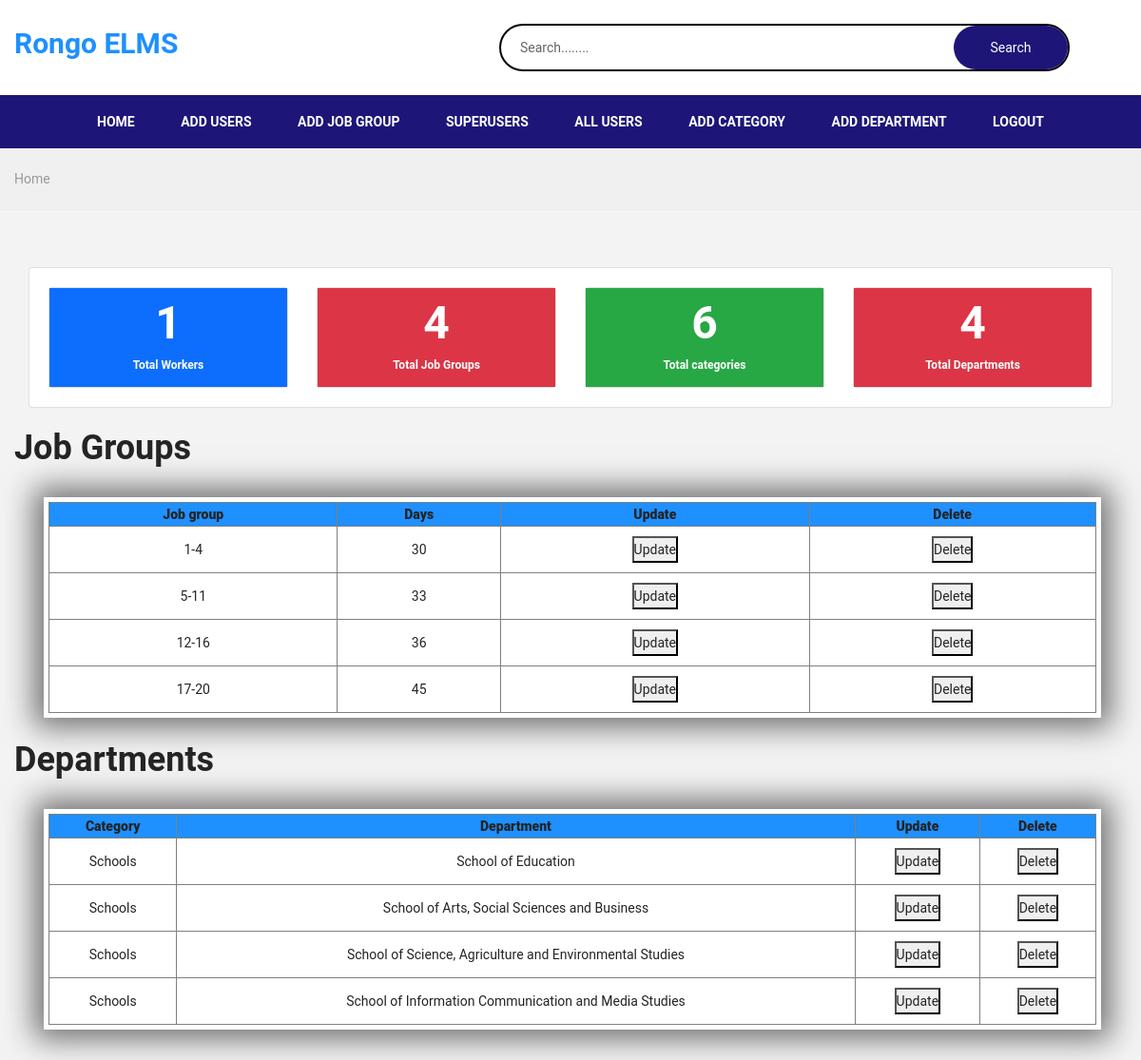
The app's page /home (signed in) with its own data.
### app/models.py (models this page shows, shortened)
class jobGroup(models.Model):
    jobgroup = models.CharField(max_length=10)
    leaveDays = models.PositiveBigIntegerField()

class Department(models.Model):
    category = models.ForeignKey(Category, on_delete=models.CASCADE)
    department = models.CharField(max_length=200)

class Category(models.Model):
    category = models.CharField(max_length=200)
    def __str__(self):
        return self.category

### app/views.py (the view)
# urls.py: path('home', views.Home, name='home'),
@login_required(login_url='/')
def Home(request):
    q = request.GET.get('q') if request.GET.get('q') != None else ''
    user = Worker.objects.filter(
        Q(username__icontains=q) |
        Q(name__icontains=q) |
        Q(email__icontains=q)
    )
    users = user.count()
    all_users = Worker.objects.all()
    job_group = jobGroup.objects.all()
    job_groups = job_group.count
    worker = Worker.objects.all()
    workers = worker.count()
    category = Category.objects.all()
    category_count = category.count()
    department = Department.objects.all()
    departments = department.count
    context = {
        'workers':workers,
        'all_users':all_users,
        'user':user,
        'users':users,
        'category_count':category_count,
        'departments':departments,
        'department':department,
        'job_groups':job_groups,
        'job_group':job_group,
        }
    return render(request, 'app/addUser/home.html', context)

### app/templates/app/addUser/home.html (shortened to what this page needs)
{% load static %}
<!doctype html>
<html class="no-js" lang="en">
<head>
    <link rel="stylesheet" href="{% static 'css/plugins.css' %}">
    <link rel="stylesheet" href="{% static 'css/style.css' %}">
    <link rel="stylesheet" href="{% static 'css/custom.css' %}">
    <link rel="stylesheet" href="{% static 'css/admin1.css' %}">
</head>
<body>
    <header>
        <div class="main_header">
            <div class="header_middle">
                <div class="container">
                    <div class="row align-items-center">
                        <div class="col-lg-3 col-md-6">
                            <div class="logo">
                                <a href="{% url 'home' %}"><h3 style="color: dodgerblue">Rongo ELMS</h3></a>
                            </div>
                        </div>
                        <div class="col-lg-9 col-md-6">
                            <div class="middel_right">
                                <div class="search_container">
                                   <form action="{% url 'search' %}" method="GET">
                                        <div class="search_box">
                                            <input name="q" placeholder="Search........" type="text" required>
                                            <button type="submit">Search</button>
                                        </div>
                                    </form>
                                </div>
                            </div>
                        </div>
                    </div>
                </div>
            </div>
            <div class="main_menu_area">
                <div class="container">
                    <div class="row justify-content-center">
                        <div class="col-lg-12 col-md-12">
                            <div style="text-align: center;" class="main_menu menu_position">
                                <nav>
                                    <ul>
                                        <li><a href="{% url 'home' %}">home</a></li>
                                        <li><a href="{% url 'add_user' %}"> Add Users</a></li>
                                        <li><a href="{% url 'jobgroup' %}">Add Job Group</a></li>
                                        <li><a href="{% url 'super_user' %}">Superusers</a></li>
                                        <li><a href="{% url 'all_users' %}"> All Users</a></li>
                                        <li><a href="{% url 'add_category' %}">Add Category</a></li>
                                        <li><a href="{% url 'add_department' %}">Add Department</a></li>
                                        <li><a href="{% url 'logout' %}">LogOut</a></li>
                                    </ul>
                                </nav>
                            </div>
                        </div>
                    </div>
                </div>
            </div>
        </div>
    </header>
    <div class="breadcrumbs_area">
        <div class="container">
            <div class="row">
                <div class="col-12">
                    <div class="breadcrumb_content">
                        <ul>
                            <li><a href="{% url 'home' %}">home</a></li>
                        </ul>
                    </div>
                </div>
            </div>
        </div>
    </div>
    <section class="pt-60 pb-30 gray-bg">
    <div class="container">
    <div class="page-wrapper">
        <div class="container-fluid">
            <div class="row">
                <div class="col-12">
                    <div class="card">
                        <div class="card-body">
                            <div class="row">
                                <div class="col-md-6 col-lg-3 col-xlg-3">
                                    <div class="card card-hover">
                                        <div class="p-2 bg-primary text-center">
                                            <h1 class="font-light text-white">{{workers}}</h1>
                                            <h6 class="text-white">Total Workers</h6>
                                        </div>
                                    </div>
                                </div>
                                <div class="col-md-6 col-lg-3 col-xlg-3">
                                    <div class="card card-hover">
                                        <div class="p-2 bg-danger text-center">
                                            <h1 class="font-light text-white">{{job_groups}}</h1>
                                            <h6 class="text-white">Total Job Groups</h6>
                                        </div>
                                    </div>
                                </div>
                                <div class="col-md-6 col-lg-3 col-xlg-3">
                                    <div class="card card-hover">
                                        <div class="p-2 bg-success text-center">
                                            <h1 class="font-light text-white">{{category_count}}</h1>
                                            <h6 class="text-white">Total categories</h6>
                                        </div>
                                    </div>
                                </div>
                                <div class="col-md-6 col-lg-3 col-xlg-3">
                                    <div class="card card-hover">
                                        <div class="p-2 bg-danger text-center">
                                            <h1 class="font-light text-white">{{departments}}</h1>
                                            <h6 class="text-white">Total Departments</h6>
                                        </div>
                                    </div>
                                </div>
                            </div>
                        </div>
                    </div>
                </div>
            </div>
        </div>
    </div>
    <br>
    <h2>Job Groups</h2>
    <br>
    <div class="members">
        <div style="width: 95%; margin: 0% auto;" class="welcome">
            <div class="loopp1">
                <div class="loop1">
                    <div class="data1">
                        <table border="none" style=" border-collapse: collapse; width: 100%;">
                            <tr style="background-color: dodgerblue; padding: 20px;">
                                <th>
                                    <b>Job group</b>
                                </th>
                                <th>
                                    <b>Days</b>
                                </th>
                                <th>
                                    <b>Update</b>
                                </th>
                                <th>
                                    <b>Delete</b>
                                </th>
                            </tr>
                            <tbody>
                                {% for data in job_group %}
                                <tr style="margin: 0% auto;">
                                    <td>{{data.jobgroup}}</td>
                                    <td>{{data.leaveDays}}</td>
                                    <td><button><a href="{% url 'updateJobGroup' data.id %}">Update</a></button></td>
                                    <td><button><a href="{% url 'delete_job' data.id %}">Delete</a></button></td>
                                </tr>
                                {% endfor %}
                            </tbody>
                        </table>
                    </div>
                </div>
            </div>
        </div>
    </div>
    <br>
    <h2>Departments</h2>
    <br>
    <div class="members">
        <div style="width: 95%; margin: 0% auto;" class="welcome">
            <div class="loopp1">
                <div class="loop1">
                    <div class="data1">
                        <table border="none" style=" border-collapse: collapse; width: 100%;">
                            <tr style="background-color: dodgerblue; padding: 20px;">
                                <th>
                                    <b>Category</b>
                                </th>
                                <th>
                                    <b>Department</b>
                                </th>
                                <th>
                                    <b>Update</b>
                                </th>
                                <th>
                                    <b>Delete</b>
                                </th>
                            </tr>
                            <tbody>
                                {% for data in department %}
                                <tr style="margin: 0% auto;">
                                    <td>{{data.category}}</td>
                                    <td>{{data.department}}</td>
                                    <td><button><a href="{% url 'updateDepartment' data.id %}">Update</a></button></td>
                                    <td><button><a href="{% url 'delete_department' data.id %}">Delete</a></button></td>
                                </tr>
                                {% endfor %}
                            </tbody>
                        </table>
                    </div>
                </div>
            </div>
        </div>
    </div>
</body>
</html>

### app/static/css/custom.css (style rules this page uses)
.container { max-width: 1300px; }
.search_box button { top: 0; bottom: 0; right: 0; }
.main_menu { margin-left: 0px; }
.search_container form, .search_box button { border-radius: 30px; }
.pb-30 { padding-bottom: 30px; }
.pt-60 { padding-top: 60px; }
.gray-bg { background: #f3f3f3; }

### app/static/css/admin1.css (style rules this page uses)
* { margin: 0; padding: 0; box-sizing: border-box; font-family: 'roboto', sans-serif; }
.loopp1 { width: 100%; margin: 0% auto; text-align: center; }
.loop1 { margin: 0% auto; justify-content: center; display: inline-flex; justify-content: space-between; margin: 2px; width: 100%; }
.data1 { display: inline-flex; padding: 5px; box-sizing: border-box; width: 100%; overflow: scroll; height: fit-content; box-shadow: 0px 0 30px 10px #727070; background-color: #ffffff; margin: 0% auto; }
tbody tr td { padding: 10px; }

### records on screen
jobGroup: jobgroup "1-4", leaveDays "30"
jobGroup: jobgroup "5-11", leaveDays "33"
jobGroup: jobgroup "12-16", leaveDays "36"
jobGroup: jobgroup "17-20", leaveDays "45"
Department: category "Schools", department "School of Education"
Department: category "Schools", department "School of Arts, Social Sciences and Business"
Department: category "Schools", department "School of Science, Agriculture and Environmental Studies"
Department: category "Schools", department "School of Information Communication and Media Studies"

### other values on screen
{{ workers }} "1"
{{ job_groups }} "4"
{{ category_count }} "6"
{{ departments }} "4"
